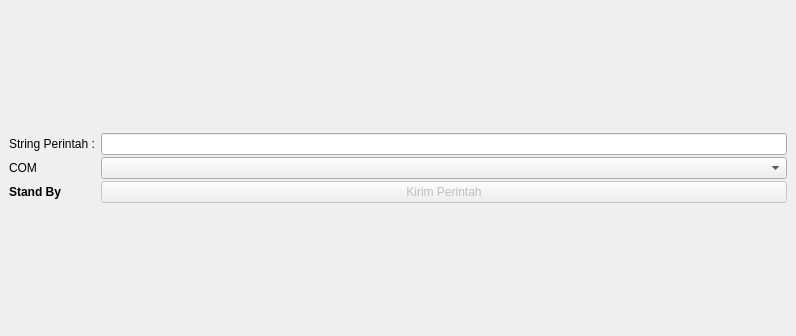
<?xml version="1.0" encoding="UTF-8"?>
<ui version="4.0">
 <class>MainWindow</class>
 <widget class="QMainWindow" name="MainWindow">
  <property name="windowModality">
   <enum>Qt::NonModal</enum>
  </property>
  <property name="geometry">
   <rect>
    <x>0</x>
    <y>0</y>
    <width>796</width>
    <height>336</height>
   </rect>
  </property>
  <property name="sizePolicy">
   <sizepolicy hsizetype="Expanding" vsizetype="Expanding">
    <horstretch>0</horstretch>
    <verstretch>0</verstretch>
   </sizepolicy>
  </property>
  <property name="minimumSize">
   <size>
    <width>434</width>
    <height>150</height>
   </size>
  </property>
  <property name="maximumSize">
   <size>
    <width>800</width>
    <height>400</height>
   </size>
  </property>
  <property name="windowTitle">
   <string>Base Station Kendali</string>
  </property>
  <property name="autoFillBackground">
   <bool>false</bool>
  </property>
  <widget class="QWidget" name="centralwidget">
   <layout class="QVBoxLayout" name="verticalLayout">
    <item>
     <layout class="QFormLayout" name="formLayout">
      <property name="labelAlignment">
       <set>Qt::AlignLeading|Qt::AlignLeft|Qt::AlignVCenter</set>
      </property>
      <property name="formAlignment">
       <set>Qt::AlignLeading|Qt::AlignLeft|Qt::AlignVCenter</set>
      </property>
      <property name="horizontalSpacing">
       <number>6</number>
      </property>
      <property name="verticalSpacing">
       <number>2</number>
      </property>
      <item row="0" column="0">
       <widget class="QLabel" name="label_lineDesc">
        <property name="text">
         <string>String Perintah :</string>
        </property>
       </widget>
      </item>
      <item row="1" column="0">
       <widget class="QLabel" name="label">
        <property name="text">
         <string>COM</string>
        </property>
       </widget>
      </item>
      <item row="1" column="1">
       <widget class="QComboBox" name="COMports"/>
      </item>
      <item row="6" column="0">
       <widget class="QLabel" name="StatDisplay">
        <property name="font">
         <font>
          <family>MS Shell Dlg 2</family>
          <weight>75</weight>
          <bold>true</bold>
         </font>
        </property>
        <property name="text">
         <string>Stand By</string>
        </property>
        <property name="alignment">
         <set>Qt::AlignCenter</set>
        </property>
       </widget>
      </item>
      <item row="6" column="1">
       <widget class="QPushButton" name="PB_transmit">
        <property name="enabled">
         <bool>false</bool>
        </property>
        <property name="text">
         <string>Kirim Perintah</string>
        </property>
       </widget>
      </item>
      <item row="0" column="1">
       <widget class="QLineEdit" name="line_toneInput">
        <property name="maxLength">
         <number>12</number>
        </property>
       </widget>
      </item>
     </layout>
    </item>
   </layout>
  </widget>
  <action name="action_Exit">
   <property name="text">
    <string>&amp;Exit</string>
   </property>
  </action>
  <action name="actionVer_0_0_0">
   <property name="text">
    <string>Ver 0.0.0</string>
   </property>
  </action>
 </widget>
 <resources/>
 <connections/>
</ui>
